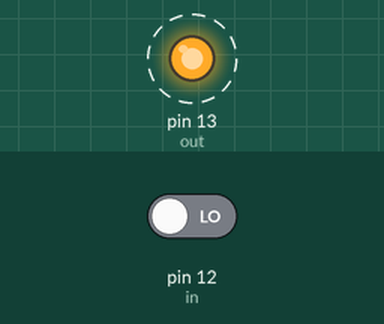
Simulated run of this sketch. Board: Arduino Uno, built with avr-gcc and run on an emulated ATmega328P. Shown: output pins drawn as LEDs (lit = HIGH). Dashed ring = blinking. The test bench sets the inputs (shaded band); at power-on: pin 12 (in) LOW. What the sketch prints to the serial monitor is not drawn.

Above: at 0.5 s.
Timing chart, 0 to 4.6 s (numbered marks = the images above):
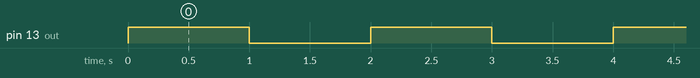

Measured:
- by itself, pin 13 (out): alternates HIGH for 1.0 s and LOW for 1.0 s

The sketch:

Blink.ino
```cpp
const int out = 13;
const int in = 12;
const int interval = 1000;
// the setup function runs once when you press reset or power the board
void setup() {

  Serial.begin(115200);  //apri seriale baudrate 115200

  // initialize digital pin LED_BUILTIN as an output.
  pinMode(out, OUTPUT);

  pinMode(in, INPUT);
}

// the loop function runs over and over again forever
void loop() {
  digitalWrite(out, HIGH);  // change state of the LED by setting the pin to the HIGH voltage level
  delay(interval);          // wait for a second
  digitalWrite(out, LOW);   // change state of the LED by setting the pin to the LOW voltage level
  delay(interval);          // wait for a second

  int val = digitalRead(in);

  Serial.print("loop");
}
```
